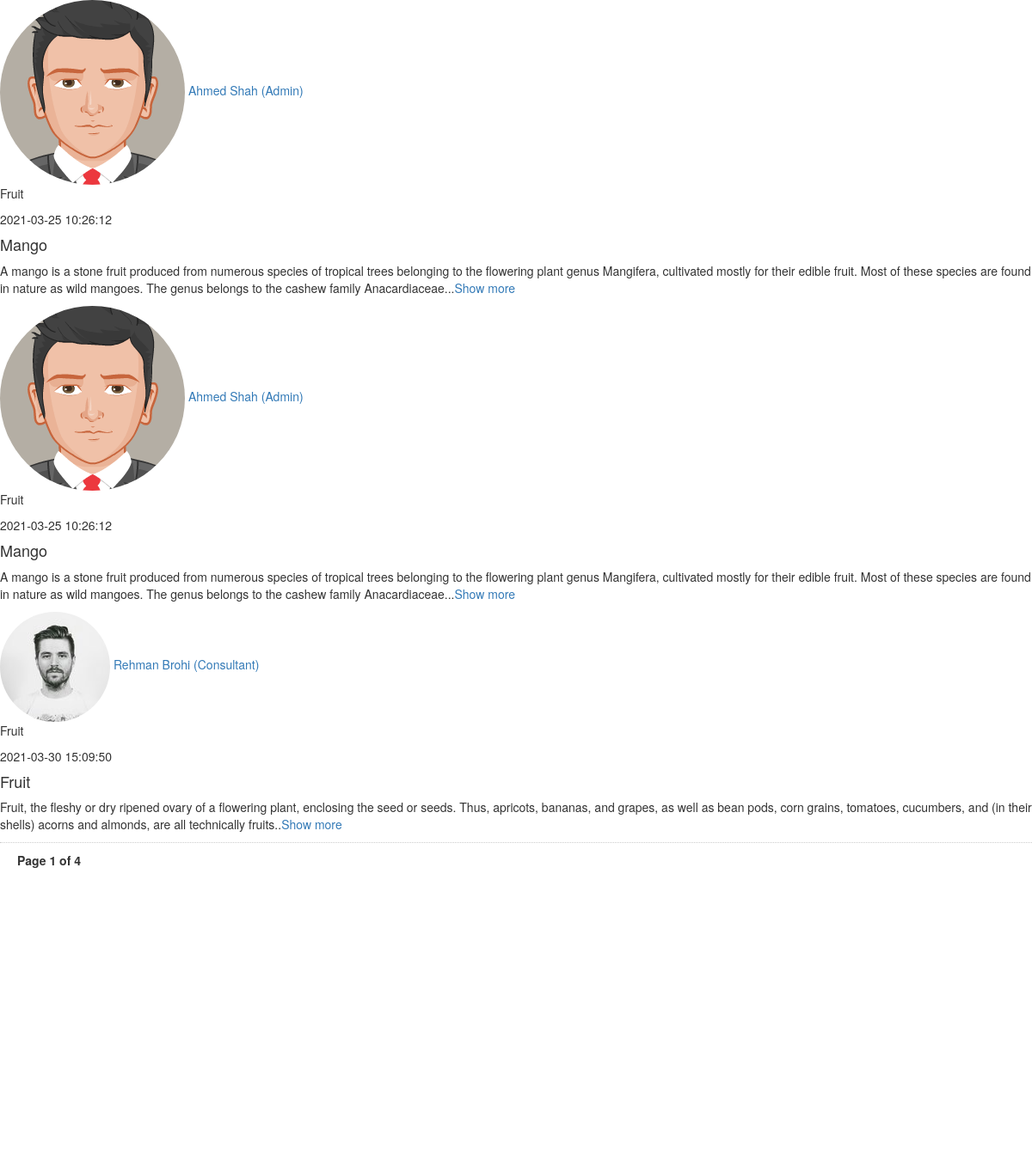
The page /pages/pagination.php on the database as committed earlier.
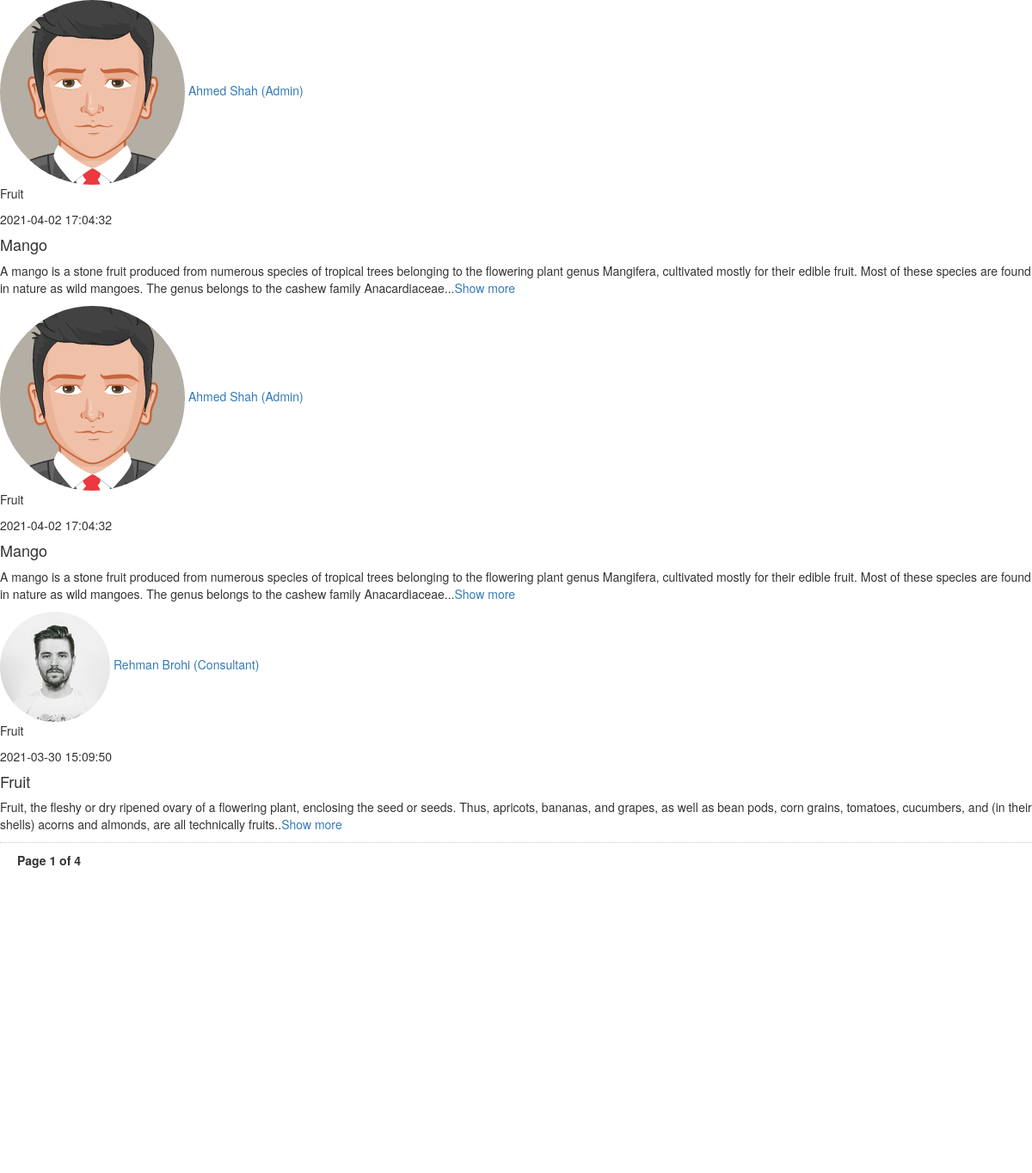
The same page on the database as committed later.
### tables this page shows
CREATE TABLE `post` (
  `post_id` int(11) NOT NULL AUTO_INCREMENT,
  `category_id` int(11) NOT NULL,
  `user_assign_role_id` int(11) NOT NULL,
  `post_title` varchar(500) NOT NULL,
  `post_summary` longtext NOT NULL,
  `post_description` longtext DEFAULT NULL,
  `post_type` enum('Knowledge Base','Discussion Forum') NOT NULL,
  `is_active` tinyint(1) DEFAULT 0,
  `added_on` timestamp NOT NULL DEFAULT current_timestamp() ON UPDATE current_timestamp(),
  `updated_on` timestamp NULL DEFAULT NULL,
  `tag` enum('Success Story','Farmer Experience') DEFAULT NULL,
  PRIMARY KEY (`post_id`),
  KEY `user_id` (`user_assign_role_id`),
  KEY `category_id` (`category_id`),
  CONSTRAINT `post_ibfk_1` FOREIGN KEY (`user_assign_role_id`) REFERENCES `user_assign_role` (`user_assign_role_id`)
);

CREATE TABLE `user` (
  `user_id` int(11) NOT NULL AUTO_INCREMENT,
  `first_name` varchar(200) NOT NULL,
  `last_name` varchar(200) NOT NULL,
  `gender` enum('Male','Female') DEFAULT NULL,
  `user_email` varchar(200) NOT NULL,
  `user_password` varchar(200) NOT NULL,
  `user_image` varchar(200) NOT NULL,
  `city_id` int(11) NOT NULL,
  `expert_level` enum('Expert','Intermediate','Beginner') NOT NULL,
  `phone_number` varchar(200) NOT NULL,
  `address` varchar(1000) DEFAULT NULL,
  `is_active` int(1) DEFAULT 1,
  `is_approved` int(1) DEFAULT 0,
  `added_on` timestamp NOT NULL DEFAULT current_timestamp() ON UPDATE current_timestamp(),
  `updated_on` timestamp NULL DEFAULT NULL,
  `category_id` int(11) DEFAULT NULL,
  PRIMARY KEY (`user_id`),
  KEY `city_id` (`city_id`),
  CONSTRAINT `user_ibfk_1` FOREIGN KEY (`city_id`) REFERENCES `city` (`city_id`)
);

CREATE TABLE `user_role` (
  `user_role_id` int(11) NOT NULL AUTO_INCREMENT,
  `user_role` varchar(200) DEFAULT NULL,
  PRIMARY KEY (`user_role_id`)
);

CREATE TABLE `category` (
  `category_id` int(11) NOT NULL AUTO_INCREMENT,
  `category` varchar(200) DEFAULT NULL,
  `parent_category` int(11) DEFAULT NULL,
  PRIMARY KEY (`category_id`),
  KEY `parent_category` (`parent_category`),
  CONSTRAINT `category_ibfk_1` FOREIGN KEY (`parent_category`) REFERENCES `category` (`category_id`)
);

### pages/pagination.php (the view, shortened to what this page needs)
<link rel="stylesheet" href="https://maxcdn.bootstrapcdn.com/bootstrap/3.4.1/css/bootstrap.min.css">
<?php
    require_once '../require/database.php';
    $q = "SELECT * FROM post INNER JOIN user_assign_role ON post.user_assign_role_id=user_assign_role.user_assign_role_id INNER JOIN user_role ON user_role.user_role_id=user_assign_role.user_role_id INNER JOIN category ON category.category_id=post.category_id INNER JOIN post_attachment ON post_attachment.post_id=post.post_id INNER JOIN USER ON user.user_id=user_assign_role.user_id WHERE post_type='Knowledge Base' ORDER BY post.post_id DESC";
    $db->_result($q);
    $con = $db->connection;
    if (isset($_GET['page_no']) && $_GET['page_no']!="") {
        $page_no = $_GET['page_no'];
    }else {
        $page_no = 1;
    }
    $total_records_per_page = 3;
    $offset = ($page_no-1) * $total_records_per_page;
    $previous_page = $page_no - 1;
    $next_page = $page_no + 1;
    $result_count = mysqli_query($con,"SELECT COUNT(*) As total_records FROM post");
    $total_records = mysqli_fetch_array($result_count);
    $total_records = $total_records['total_records'];
    $total_no_of_pages = ceil($total_records / $total_records_per_page);
    $second_last = $total_no_of_pages - 1;
    $result = mysqli_query($con,"SELECT * FROM post INNER JOIN user_assign_role ON post.user_assign_role_id=user_assign_role.user_assign_role_id INNER JOIN user_role ON user_role.user_role_id=user_assign_role.user_role_id INNER JOIN category ON category.category_id=post.category_id INNER JOIN post_attachment ON post_attachment.post_id=post.post_id INNER JOIN USER ON user.user_id=user_assign_role.user_id WHERE post_type='Knowledge Base' ORDER BY post.post_id DESC LIMIT $offset, $total_records_per_page");
?>
    <section class="content">
      <div class="container-fluid">
        <div class="row">
          <div class="col-9">
            <div class="card">
              <div class="card-body" id="filter">
                <?php
                  if ($result->num_rows) {
                      while ($post = mysqli_fetch_assoc($result)) {
                        ?>
                            <div class="post">
                              <div class="user-block">
                                  <img class="img-circle img-bordered-sm" src="<?php echo $post['user_image']; ?>" alt="User Image">
                                  <span class="username">
                                    <a href="#"><?php echo $post['first_name']." ".$post['last_name']." (".$post['user_role'].")"; ?></a>
                                      <p><?php echo $post['category']; ?></p>
                                  </span>
                                <span class="description"><?php echo $post['added_on']; ?></span>
                              </div>
                              <b><h4><?php echo $post['post_title']; ?></h4></b>
                              <p><?php echo $post['post_description']; ?>..<a href="#" onclick="_detail(<?php echo $post['post_id'];?>)">Show more</a></p>
                              <div class="row mb-3">
                                <div class="col-sm-6">
                                </div>
                              </div>
                            </div>
                        <?php
                      }
                  }
                ?>
              </div>
            </div>
          </div>
        </div>
      </div>
    </section>
<div style='padding: 10px 20px 0px; border-top: dotted 1px #CCC;'>
<strong>Page <?php echo $page_no." of ".$total_no_of_pages; ?></strong>
</div>
<ul class="pagination">
<li <?php if($page_no <= 1){ echo "class='disabled'"; } ?>>
<a <?php if($page_no > 1){
echo "href='?page_no=$previous_page'";
} ?>>Previous</a>
</li>
<li <?php if($page_no >= $total_no_of_pages){
echo "class='disabled'";
} ?>>
<a <?php if($page_no < $total_no_of_pages) {
echo "href='?page_no=$next_page'";
} ?>>Next</a>
</li>
<?php if($page_no < $total_no_of_pages){
echo "<li><a href='?page_no=$total_no_of_pages'>Last &rsaquo;&rsaquo;</a></li>";
} ?>
</ul>
<?php
if ($total_no_of_pages <= 10){
    for ($counter = 1; $counter <= $total_no_of_pages; $counter++){
        if ($counter == $page_no) {
           echo "<li class='active'><a>$counter</a></li>";
        }else{
            echo "<li><a href='?page_no=$counter'>$counter</a></li>";
        }
    }
}
    elseif ($total_no_of_pages > 10){
}
if($page_no <= 4) {
 for ($counter = 1; $counter < 8; $counter++){
    if ($counter == $page_no) {
       echo "<li class='active'><a>$counter</a></li>";
        }else{
           echo "<li><a href='?page_no=$counter'>$counter</a></li>";
                }
}
echo "<li><a>...</a></li>";
echo "<li><a href='?page_no=$second_last'>$second_last</a></li>";
echo "<li><a href='?page_no=$total_no_of_pages'>$total_no_of_pages</a></li>";
}
?>

Rows that differ between the two databases and show on the page:
changed through a linked row, post "Mango": user.added_on "2021-03-25 10:26:12" → "2021-04-02 17:04:32"
